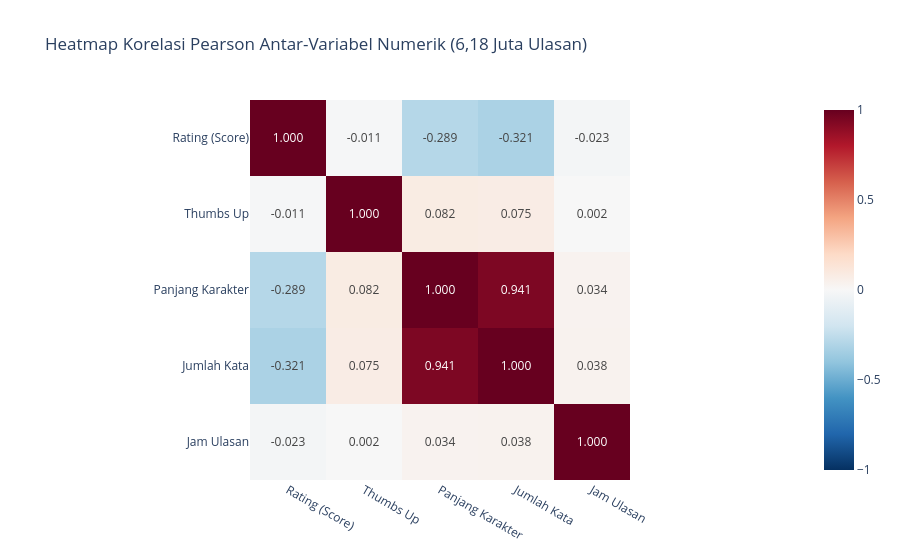

The notebook cell this image was saved under:
### Code cell
# Visualisasi 3: Matriks Korelasi Antar-Variabel Numerik
df_num = (
    lf.select([
        pl.col("score").cast(pl.Float64).alias("Rating (Score)"),
        pl.col("thumbsUpCount").cast(pl.Float64).alias("Thumbs Up"),
        pl.col("content").str.len_chars().cast(pl.Float64).alias("Panjang Karakter"),
        pl.col("content").str.split(" ").list.len().cast(pl.Float64).alias("Jumlah Kata"),
        pl.col("at").dt.hour().cast(pl.Float64).alias("Jam Ulasan"),
    ])
    .collect()
)

kolom_num = df_num.columns
corr_matrix = df_num.corr().to_numpy()

fig3 = px.imshow(
    corr_matrix,
    x=kolom_num,
    y=kolom_num,
    text_auto=".3f",
    color_continuous_scale="RdBu_r",
    zmin=-1,
    zmax=1,
    title="Heatmap Korelasi Pearson Antar-Variabel Numerik (6,18 Juta Ulasan)",
    template="plotly_white"
)
fig3.show()

### Figure 1 — Plotly figure (JSON) as saved in the notebook; plotly's stock layout.template omitted (floating-point values rounded to 4 significant figures)
{"data": [{"coloraxis": "coloraxis", "hovertemplate": "x: %{x}<br>y: %{y}<br>color: %{z}<extra></extra>", "name": "0", "texttemplate": "%{z:.3f}", "type": "heatmap", "x": ["Rating (Score)", "Thumbs Up", "Panjang Karakter", "Jumlah Kata", "Jam Ulasan"], "xaxis": "x", "y": ["Rating (Score)", "Thumbs Up", "Panjang Karakter", "Jumlah Kata", "Jam Ulasan"], "yaxis": "y", "z": [[1.0, -0.01052, -0.2891, -0.3215, -0.02298], [-0.01052, 1.0, 0.08155, 0.07515, 0.001743], [-0.2891, 0.08155, 1.0, 0.9411, 0.03408], [-0.3215, 0.07515, 0.9411, 1.0, 0.03809], [-0.02298, 0.001743, 0.03408, 0.03809, 1.0]]}], "layout": {"coloraxis": {"autocolorscale": false, "cmax": 1, "cmin": -1, "colorscale": [[0, "rgb(5,48,97)"], [0.1, "rgb(33,102,172)"], [0.2, "rgb(67,147,195)"], [0.3, "rgb(146,197,222)"], [0.4, "rgb(209,229,240)"], [0.5, "rgb(247,247,247)"], [0.6, "rgb(253,219,199)"], [0.7, "rgb(244,165,130)"], [0.8, "rgb(214,96,77)"], [0.9, "rgb(178,24,43)"], [1, "rgb(103,0,31)"]]}, "title": {"text": "Heatmap Korelasi Pearson Antar-Variabel Numerik (6,18 Juta Ulasan)"}, "xaxis": {"anchor": "y", "constrain": "domain", "domain": [0, 1], "scaleanchor": "y"}, "yaxis": {"anchor": "x", "autorange": "reversed", "constrain": "domain", "domain": [0, 1]}}}
